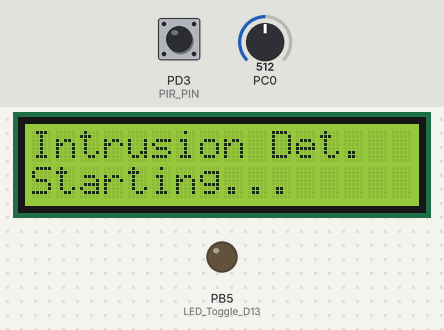
The program below on a simulated ATmega328P, built with avr-gcc and emulated at 16 MHz. Parts: 16×2 character LCD, output pins drawn as LEDs (lit = HIGH). Wiring (inferred from the names in the program): PCF8574 port expander at I2C address 0x27. Wiring (inferred from the signals the program sends): character LCD (HD44780): RS Q0; E Q2; backlight Q3; data Q4, Q5, Q6, Q7. The test bench sets the inputs (shaded band); at power-on: PC0 = 512, PD3 (PIR_PIN) HIGH. What the program prints to the serial monitor is not drawn.

Above: at 0.1 s.
Timing chart, 0 to 130.0 s (numbered marks = the images above):
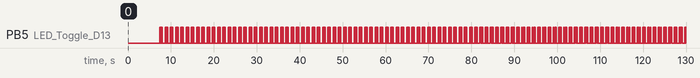

The program:

main.c
```c
#define F_CPU 16000000UL
#include <avr/io.h>
#include <util/delay.h>
#include <avr/interrupt.h> // 인터럽트 헤더 추가
#include <stdint.h>
#include <string.h>
#include <stdio.h>         // sprintf 사용을 위해 추가
#include "Wifi_Module.h"

#define TWI_FREQ 100000UL
#define TWBR_VAL ((F_CPU / TWI_FREQ - 16) / 2)
#define LCD_ADDRESS (0x27 << 1)

#define E_BIT (1<<2)
#define RS_BIT (1<<0)
#define BL_BIT (1<<3)

// 핀 정의
//#define BUTTON_PIN PD2    // INT0
#define PIR_PIN    PD3    // PIR 센서 입력

// 전역 변수
volatile uint16_t intrusionCount = 0; // 침입 횟수 (인터럽트에서 사용하므로 volatile)
volatile uint8_t updateFlag = 0;      // LCD 갱신 플래그
volatile uint8_t isMonitoring = 0;
volatile uint8_t resetRequested = 0; // [추가] 리셋 메시지 출력 요청 깃발

void ADC_Init()
{
	ADMUX = (1 << REFS0);
	ADCSRA = (1 << ADEN) | (1 << ADPS2) | (1 << ADPS1) | (1 << ADPS0);
}

uint16_t ADC_Read()
{
	ADCSRA |= (1 << ADSC);
	while (ADCSRA & (1 << ADSC));
	return ADC;
}

// --- [기존 TWI 및 LCD 함수 시작] ---
void TWI_Init(void) {
	TWBR = (uint8_t)TWBR_VAL;
	TWSR = 0x00;
	TWCR = (1 << TWEN);
}

uint8_t TWI_Start(void) {
	TWCR = (1 << TWINT) | (1 << TWSTA) | (1 << TWEN);
	while (!(TWCR & (1 << TWINT)));
	return (TWSR & 0xF8) != 0x08 && (TWSR & 0xF8) != 0x10;
}

uint8_t TWI_Write(uint8_t data) {
	TWDR = data;
	TWCR = (1 << TWINT) | (1 << TWEN);
	while (!(TWCR & (1 << TWINT)));
	return !((TWSR & 0xF8) == 0x18 || (TWSR & 0xF8) == 0x28);
}

void TWI_Stop(void) {
	TWCR = (1 << TWINT) | (1 << TWSTO) | (1 << TWEN);
	while (TWCR & (1 << TWSTO));
}

void lcd_write_4bit(uint8_t data, uint8_t rs) {
	uint8_t temp = data | E_BIT | rs | BL_BIT;
	if (TWI_Start() == 0) {
		TWI_Write(LCD_ADDRESS);
		TWI_Write(temp);
		TWI_Stop();
	}
	_delay_us(1);
	temp &= ~E_BIT;
	if (TWI_Start() == 0) {
		TWI_Write(LCD_ADDRESS);
		TWI_Write(temp);
		TWI_Stop();
	}
	_delay_us(50);
}

void lcd_send_cmd(uint8_t cmd) {
	lcd_write_4bit(cmd & 0xF0, 0);
	lcd_write_4bit(cmd << 4, 0);
}

void lcd_send_data(uint8_t data) {
	lcd_write_4bit(data & 0xF0, RS_BIT);
	lcd_write_4bit(data << 4, RS_BIT);
}

void lcd_set_cursor(uint8_t col, uint8_t row) {
	uint8_t address[] = {0x80, 0xC0};
	lcd_send_cmd(address[row] + col);
}

void lcd_init(void) {
	_delay_ms(50);
	TWI_Init();
	lcd_write_4bit(0x30, 0); _delay_ms(5);
	lcd_write_4bit(0x30, 0); _delay_us(150);
	lcd_write_4bit(0x30, 0);
	lcd_write_4bit(0x20, 0);
	lcd_send_cmd(0x28);
	lcd_send_cmd(0x0C);
	lcd_send_cmd(0x06);
	lcd_send_cmd(0x01);
	_delay_ms(2);
}

void lcd_print(const char *str) {
	while (*str) lcd_send_data(*str++);
}

void display_status(void) {
	char buffer[16];
	lcd_send_cmd(0x01); // 화면 클리어
	_delay_ms(2);

	lcd_set_cursor(0, 0);
	if (isMonitoring) {
		lcd_print("SYSTEM: ACTIVE");
	} else {
		lcd_print("SYSTEM: READY");
	}

	lcd_set_cursor(0, 1);
	sprintf(buffer, "Count: %u", intrusionCount);
	lcd_print(buffer);
}
// --- [기존 TWI 및 LCD 함수 끝] ---

// --- [ 인터럽트 1: PIR 센서 (PD3) ] ---
ISR(INT1_vect) {
	if (isMonitoring == 1){
		intrusionCount++;
		updateFlag = 1; // 화면 갱신 예약
		Send_Intrusion();
	}
}

// --- [ 타이머 1 인터럽트: 키패드 감시 (약 50ms 주기) ] ---
ISR(TIMER1_COMPA_vect) {
	uint16_t val = ADC_Read();
	static uint8_t buttonReleased = 1;

	if (val < 950) { // 버튼이 눌렸을 때
		if (buttonReleased) {
			// SW5 (약 741): 탐지 시작
			if (val > 650 && val < 850) {
				isMonitoring = 1;
				updateFlag = 1;
			}
			// SW4 (약 504): 횟수 초기화
			else if (val > 400 && val < 600) {
				isMonitoring = 0;
				intrusionCount = 0;
				resetRequested = 1; // [수정] 1초 메시지 출력을 위해 깃발 올림
			}
			buttonReleased = 0;
		}
		} else {
		buttonReleased = 1; // 손을 뗌
	}
}

void GPIO_Init(void) {
	// PIR 센서 핀(PD3) 입력 설정
	DDRD &= ~(1 << PIR_PIN);

	// 리셋 버튼 핀(PD2) 입력 설정 및 내부 풀업 저항 활성화
	//DDRD &= ~(1 << BUTTON_PIN);
	//PORTD |= (1 << BUTTON_PIN);

	// 외부 인터럽트 설정 (INT0)
	// ISC01=1, ISC00=0 : 하강 엣지(Falling Edge)에서 인터럽트 발생 (버튼 누를 때)
	EICRA |= (1 << ISC11);
	EICRA &= ~(1 << ISC10);
	EIMSK |= (1 << INT1); // INT0 활성화

	// 타이머 1 설정 (CTC 모드, 50ms 주기)
	TCCR1B |= (1 << WGM12) | (1 << CS12) | (1 << CS10); // CTC, 1024 분주
	OCR1A = 781; // 16MHz/1024/20Hz = 781.25 (약 50ms)
	TIMSK1 |= (1 << OCIE1A);

	ADC_Init();  // **중요: 누락되었던 부분**
	lcd_init();  // TWI_Init 포함
}

int main(void) {
	GPIO_Init();
	sei(); // 전역 인터럽트 활성화

	// 1. 시스템 시작 메시지
	lcd_set_cursor(0, 0);
	lcd_print("Intrusion Det.");
	lcd_set_cursor(0, 1);
	lcd_print("Starting...");
	_delay_ms(2000); // 2초간 대기

	start_wifi();

	display_status();

	while (1) {
		// [추가] SW4 리셋 메시지 처리
		if (resetRequested) {
			lcd_send_cmd(0x01); // 화면 지우기
			_delay_ms(2);
			lcd_set_cursor(0, 0);
			lcd_print("   RESET NOW!   "); // 리셋 메시지 출력
			lcd_set_cursor(0,1);
			lcd_print("Returning READY ");

			_delay_ms(1000); // 1초간 대기 (main 루프이므로 비교적 안전)

			resetRequested = 0; // 요청 처리 완료
			updateFlag = 1;     // 다시 원래 상태 화면으로 돌아가도록 설정
		}

		// 일반적인 화면 업데이트 처리
		if (updateFlag && !resetRequested) {
			display_status();
			updateFlag = 0;
		}
	}

	return 0;
}
```

Wifi_Module.c
```c
/*
 * Wifi_Module.c
 *
 * Created: 2026-01-09 오전 9:39:32
 *  Author: User
 */
#define F_CPU 16000000UL

#include <avr/io.h>
#include <util/delay.h>
#include <stdio.h>
#include "Wifi_Module.h"

const char* SSID = "dn";
const char* PASS = "godwjdqn1Q@";
const char* LAPTOP_IP = "10.222.24.249";

void LED_Toggle(void)
{
	DDRB |= 0x05;
	/* Replace with your application code */
	while (1)
	{
		PORTB |= 0x05;
		_delay_ms(500);

		PORTB &= ~0x05;
		_delay_ms(500);
	}
}

void USART_Init(unsigned int ubrr)
{

	UCSR0A = (1<<U2X0);                  // Double Speed
	UBRR0H = (uint8_t)(ubrr >> 8);
	UBRR0L = (uint8_t)(ubrr);

	UCSR0B = (1<<RXEN0) | (1<<TXEN0);
	UCSR0C = (1<<UCSZ01) | (1<<UCSZ00);

}

void USART_Transmit(unsigned char data)
{
	while (!(UCSR0A & (1<<UDRE0)));
	UDR0 = data;
}

void USART_SendString(const char* str)
{
	while(*str) USART_Transmit(*str++);
}

unsigned char USART_Receive(void)
{
	while (!(UCSR0A & (1<<RXC0)));
	return UDR0;
}

void USART_FlushRx(void)
{
	while (UCSR0A & (1<<RXC0)) (void)UDR0;
}

uint8_t Wait_OK(uint16_t timeout_ms)
{
	uint8_t seenO = 0;
	while (timeout_ms--)
	{
		while (UCSR0A & (1<<RXC0))
		{
			char c = UDR0;
			if (seenO && c == 'K') return 1;
			seenO = (c == 'O');
		}
		_delay_ms(1);
	}
	return 0;
}

void LED_Toggle_D13(void)
{
	PORTB ^= (1<<5); // PB5 -> D13
}

void LED_Blink3_Fail(void)
{
	for (int i=0;i<3;i++)
	{
		PORTB |= (1<<5);
		_delay_ms(120);
		PORTB &= ~(1<<5);
		_delay_ms(120);
	}
}

uint8_t JoinAP(void)
{
	char cmd[128];

	USART_FlushRx();
	USART_SendString("AT+CWMODE=1\r\n");
	if (!Wait_OK(2000))
	{
		return 0;
	}
	USART_FlushRx();

	// 큰따옴표 포함해서 만들기
	// 나중에 snprintf 안쓰는걸로 수정
	// AT+CWJAP="SSID","PASS"
	snprintf(cmd, sizeof(cmd),
	"AT+CWJAP=\"%s\",\"%s\"\r\n", SSID, PASS);

	USART_SendString(cmd);
	return Wait_OK(20000);
}

uint8_t Send_Intrusion(void)
{
	char cmd[128];

	USART_FlushRx();

	// 11800
	snprintf(cmd, sizeof(cmd), "AT+CIPSTART=\"TCP\",\"%s\",11800\r\n", LAPTOP_IP);
	USART_SendString(cmd);
	if (!Wait_OK(5000)) return 0;

	USART_FlushRx();
	// 9
	USART_SendString("AT+CIPSEND=9\r\n");
	_delay_ms(500);

	USART_SendString("INTRUSION");
	if (!Wait_OK(5000)) return 0;

	USART_SendString("AT+CIPCLOSE\r\n");
	return 1;
}

void start_wifi(void)
{
	DDRB |= (1<<5);
	PORTB &= ~(1<<5);
	USART_Init(DN_UBRR);
	_delay_ms(3000);

	USART_FlushRx();
	USART_SendString("ATE0\r\n");
	Wait_OK(300);

	uint8_t ok = JoinAP();

	if (!ok)
	{
		while(1){ LED_Blink3_Fail(); _delay_ms(500); }
	}

	for(int i=0;i<3;i++){ LED_Toggle_D13(); _delay_ms(700); }
	USART_FlushRx();
	USART_SendString("AT+CIFSR\r\n");

	if (Wait_OK(2000))
	{
		for(int i=0;i<2;i++){ LED_Toggle_D13(); _delay_ms(150); }
	} else
	{
		while(1){ LED_Blink3_Fail(); _delay_ms(500); }
	}
// 	while (1)
// 	{
// 		if (Send_Intrusion())
// 		{
// 			for (int i=0; i<2; i++)
// 			{
// 				LED_Toggle_D13();
// 				_delay_ms(100);
// 			}
// 		}
// 		else
// 		{
// 			LED_Blink3_Fail();
// 		}
//
// 		_delay_ms(30000);
//
// 	}
}
```

Wifi_Module.h
```c
/*
 * Wifi_Module.h
 *
 * Created: 2026-01-09 오전 9:39:50
 *  Author: User
 */


#ifndef WIFI_MODULE_H_
#define WIFI_MODULE_H_

/*#define F_CPU 16000000UL*/

#include <stdint.h>

#define DN_BAUD_RATE 9600
#define DN_UBRR (F_CPU/8/DN_BAUD_RATE-1)

extern const char* SSID;
extern const char* PASS;
extern const char* LAPTOP_IP;

void LED_Toggle(void);

void USART_Init(unsigned int);

void USART_Transmit(unsigned char);

void USART_SendString(const char*);

unsigned char USART_Receive(void);

void USART_FlushRx(void);

uint8_t Wait_OK(uint16_t);

void LED_Toggle_D13(void);

void LED_Blink3_Fail(void);

uint8_t  JoinAP(void);

uint8_t Send_Intrusion(void);

void start_wifi(void);


#endif /* WIFI_MODULE_H_ */
```

Measured:
- by itself, PB5 (LED_Toggle_D13): LOW → HIGH at 7.4 s, → LOW 0.12 s later, → HIGH 0.12 s later, → LOW 0.12 s later, … (603 changes in this stretch)
